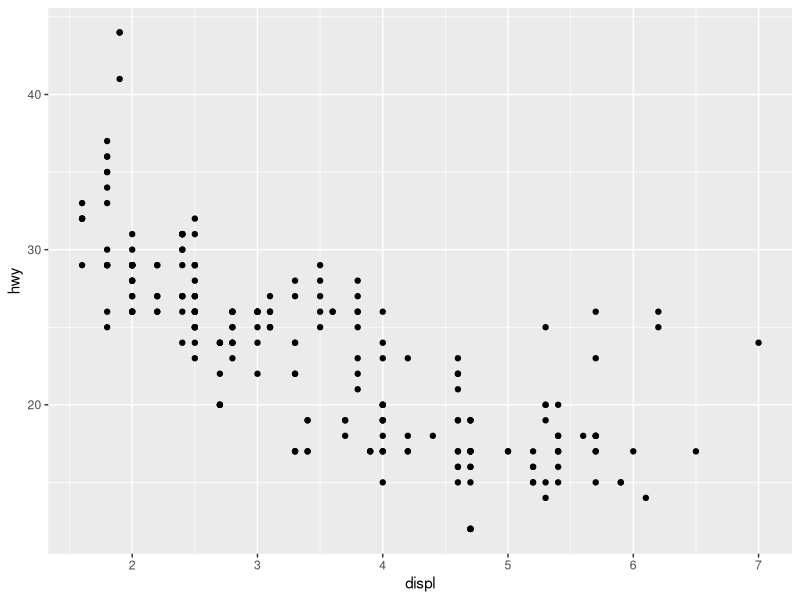
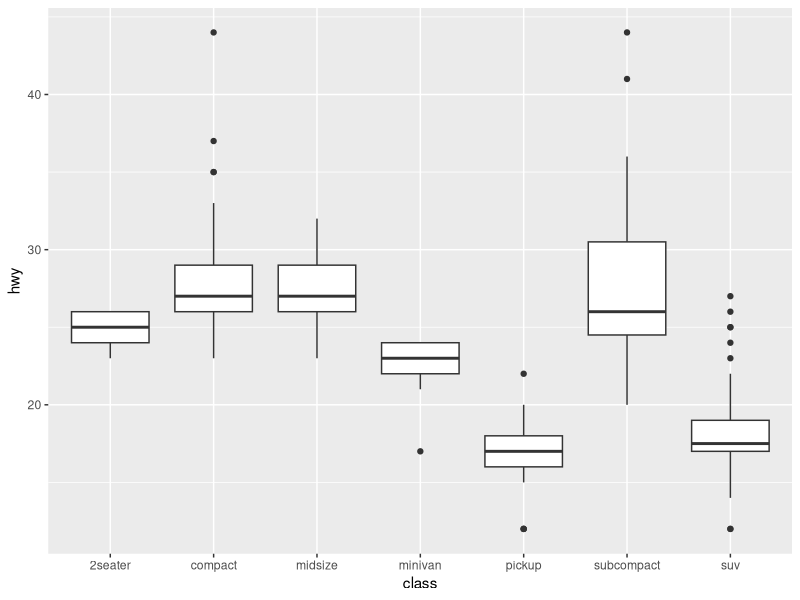
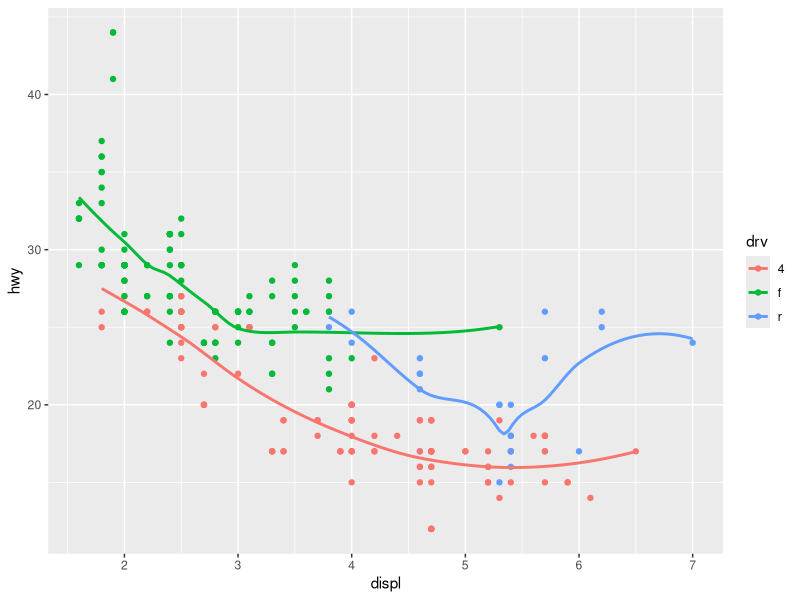
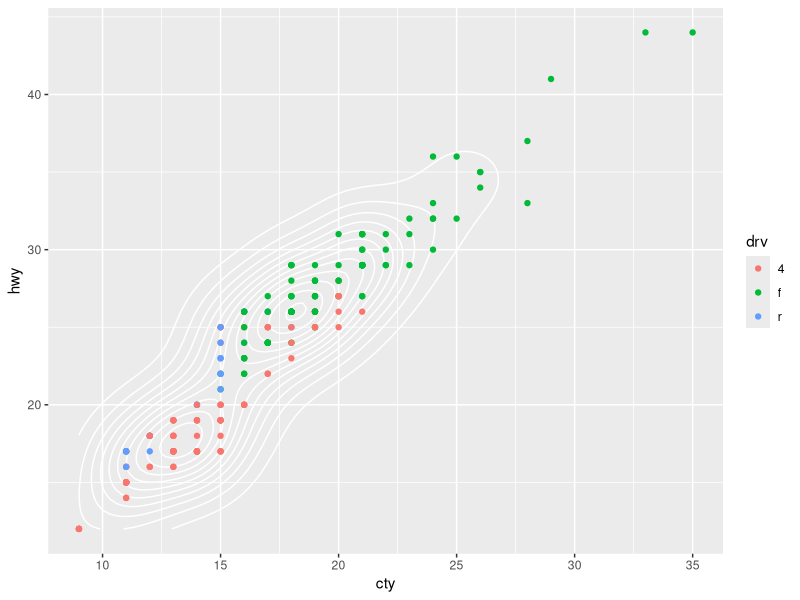
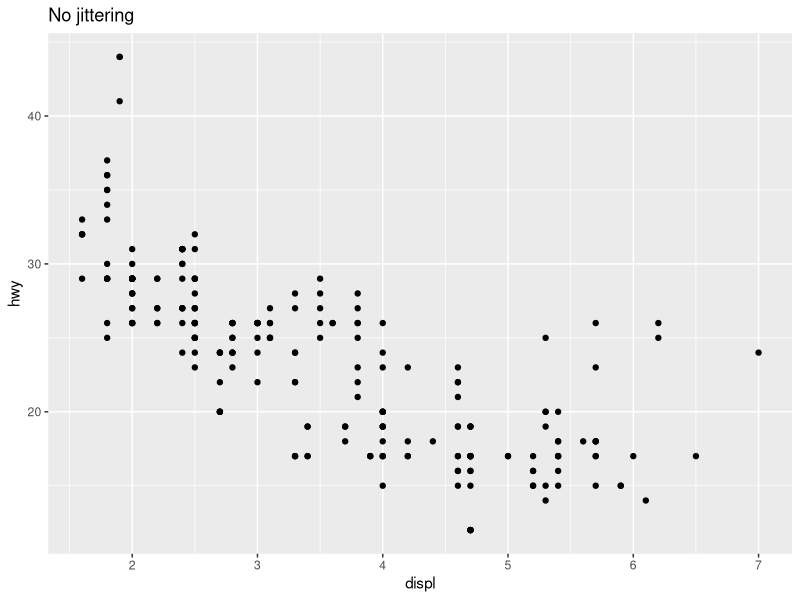
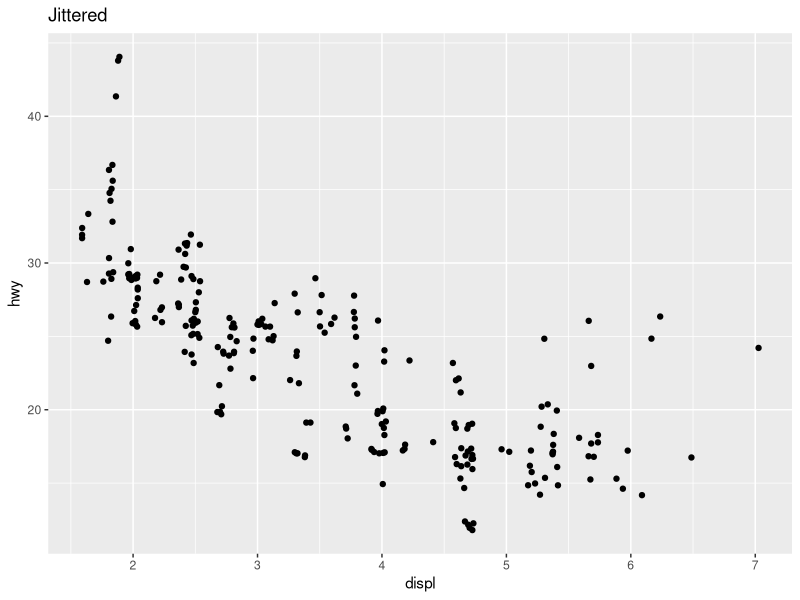
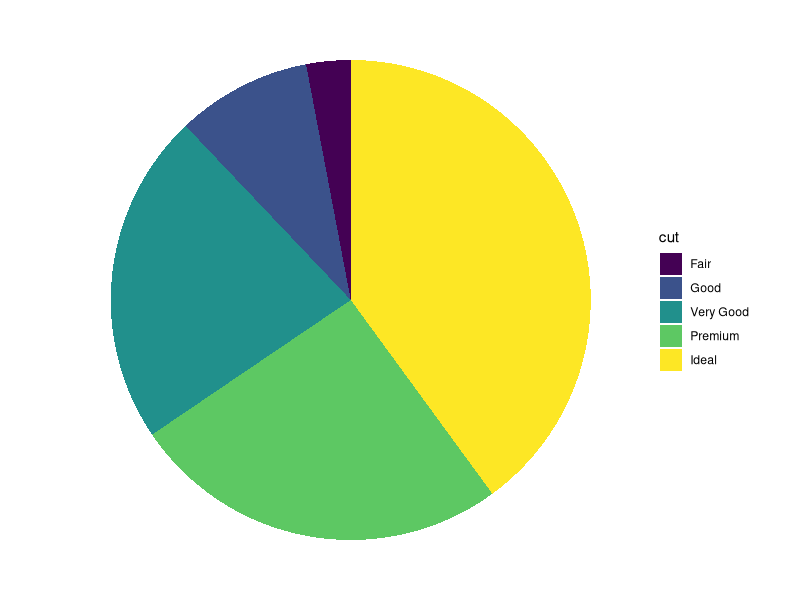
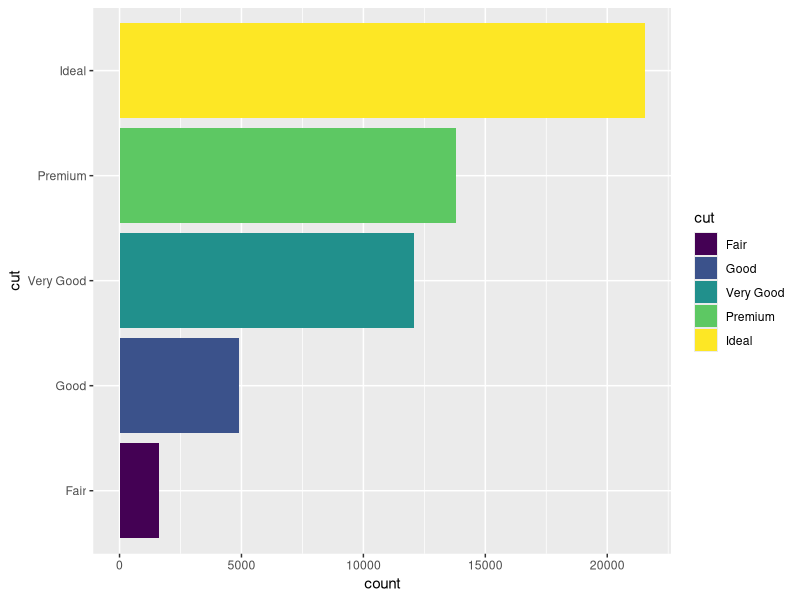

Recreate these plots in R, in order.
## ---- chunk 1
suppressMessages(library(ggplot2)) 
data(mpg)
## ---- chunk 2
ggplot(data = mpg) +
  geom_point(aes(x = displ, y = hwy))
## ---- chunk 3
ggplot(data = mpg, aes(x = class, y = hwy)) +
  geom_boxplot()
## ---- chunk 4
ggplot(data = mpg, aes(x = displ, y = hwy, color = drv)) +
  geom_point() +
  geom_smooth(se = FALSE) # se = std. error bars
## ---- chunk 5
ggplot(data = mpg, aes(x=cty, y = hwy)) +
  geom_density_2d(color = "white") +
  geom_point(aes(color=drv))
## ---- chunk 6
p <- ggplot(mpg, aes(displ, hwy))
p + geom_point() + ggtitle("No jittering")
p + geom_point(position = "jitter") + ggtitle("Jittered")
## ---- chunk 7
ggplot(diamonds, aes(x = factor(1), fill = cut)) +
  geom_bar(width = 1) +
  coord_polar(theta="y") + 
  theme_void() # to remove grey backgroud
## ---- chunk 8
ggplot(diamonds, aes(x = cut, fill = cut)) +
  geom_bar() +
  coord_flip()
